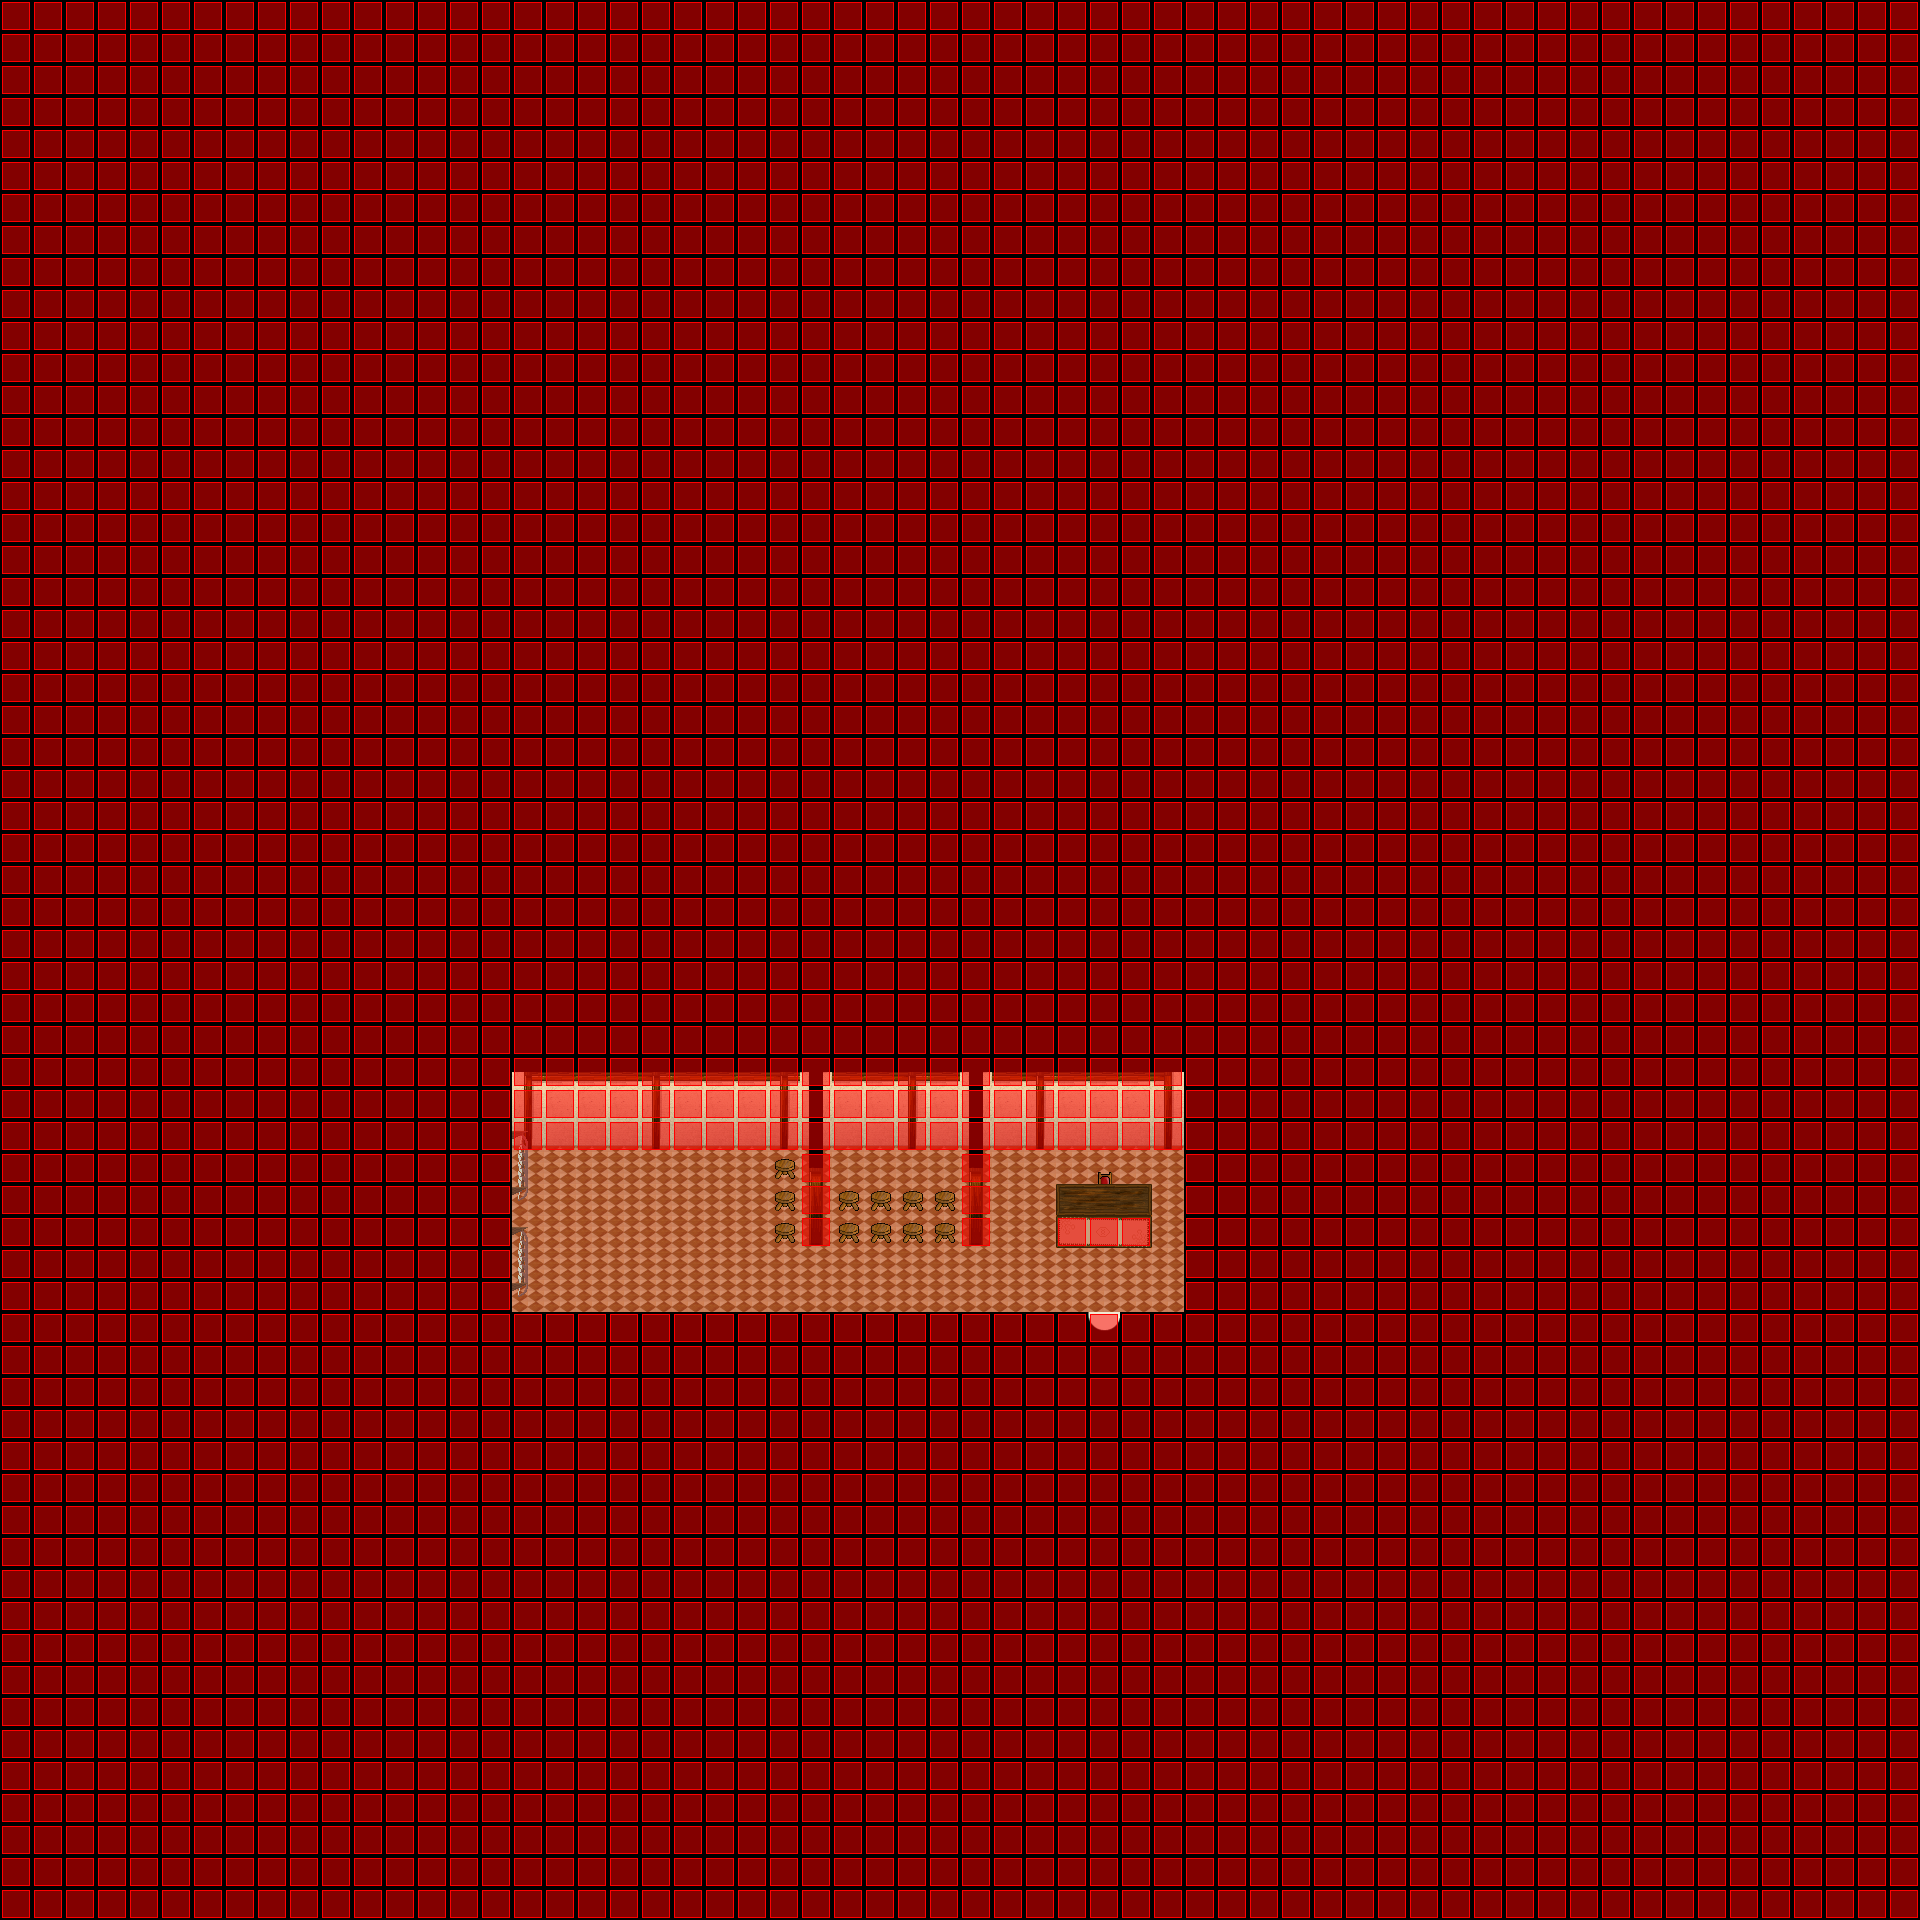

A level layout from a 2D game, rendered from its tile map. Below: a short description, then the map file with tile-grid data replaced by summaries:
An orthogonal 60x60 tile map with 32x32 px tiles, 6 tile layers (Ground, Ground, Ground, Fringe, ...), 6 tilesets and 2 objects (SCRIPT, WARP).

<map version="1.0" orientation="orthogonal" width="60" height="60" tilewidth="32" tileheight="32">
 <properties>
  <property name="music" value="faith.ogg" />
 </properties>
 <tileset firstgid="1" name="collision1_32_32" tilewidth="32" tileheight="32">
  <image source="../graphics/tiles/collision1_32_32.png" width="1024" height="1024" />
 </tileset>
 <tileset firstgid="1025" name="indoor3_32_32" tilewidth="32" tileheight="32">
  <image source="../graphics/tiles/indoor3_32_32.png" width="1024" height="1024" />
 </tileset>
 <tileset firstgid="2049" name="indoor2_32_32" tilewidth="32" tileheight="32">
  <image source="../graphics/tiles/indoor2_32_32.png" width="1024" height="1024" />
 </tileset>
 <tileset firstgid="3073" name="indoor2_32_64" tilewidth="32" tileheight="64">
  <image source="../graphics/tiles/indoor2_32_64.png" width="1024" height="1024" />
 </tileset>
 <tileset firstgid="3585" name="indoor2_32_96" tilewidth="32" tileheight="96">
  <image source="../graphics/tiles/indoor2_32_96.png" width="1024" height="960" />
 </tileset>
 <tileset firstgid="3905" name="indoor1_32_64" tilewidth="32" tileheight="64">
  <image source="../graphics/tiles/indoor1_32_64.png" width="1024" height="1024" />
 </tileset>
 <layer name="Ground" width="60" height="60">
  <data>[3600 cells, 3600 non-empty, 3 distinct tile ids]</data>
 </layer>
 <layer name="Ground" width="60" height="60">
  <data>[3600 cells, 69 non-empty, 14 distinct tile ids]</data>
 </layer>
 <layer name="Ground" width="60" height="60">
  <data>[3600 cells, 15 non-empty, 5 distinct tile ids]</data>
 </layer>
 <layer name="Fringe" width="60" height="60">
  <data>[3600 cells, 0 non-empty, 0 distinct tile ids]</data>
 </layer>
 <layer name="Over" width="60" height="60">
  <data>[3600 cells, 9 non-empty, 6 distinct tile ids]</data>
 </layer>
 <layer name="Collision" width="60" height="60">
  <data>[3600 cells, 3504 non-empty, 1 distinct tile ids]</data>
 </layer>
 <objectgroup name="Object" width="60" height="60">
  <object name="External Map Events" type="SCRIPT" x="0" y="0">
   <properties>
    <property name="FILENAME" value="scripts/maps/iw-nelaro-dance-school-o00-o00-o00.lua" />
   </properties>
  </object>
  <object name="Warp to city" type="WARP" x="1088" y="1313" width="32" height="32">
   <properties>
    <property name="DEST_MAP" value="ow-o0000-n0004-o0000" />
    <property name="DEST_X" value="1776" />
    <property name="DEST_Y" value="3344" />
   </properties>
  </object>
 </objectgroup>
</map>
